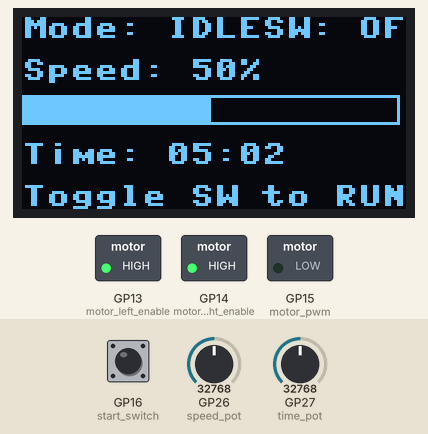
The program below on a simulated Raspberry Pi Pico running MicroPython. Parts: 128×64 one-colour display, switched loads named in the program (green lamp = pin HIGH). The test bench sets the inputs (shaded band); at power-on: GP16 (start_switch) HIGH, GP26 (speed_pot) = 32768, GP27 (time_pot) = 32768 (analog values on the 0–65535 scale).

Above: at 1.2 s.
1.3 s: GP16 (start_switch) pulled LOW for 0.15 s
At 1.75 s:
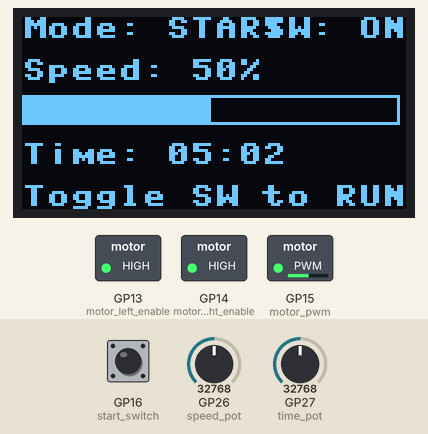
3.4 s: GP16 (start_switch) pulled LOW for 1 s
At 4.1 s:
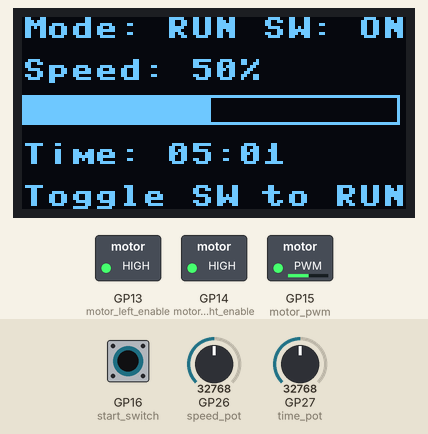
6.1 s: GP26 (speed_pot) set to 45874
At 7.3 s:
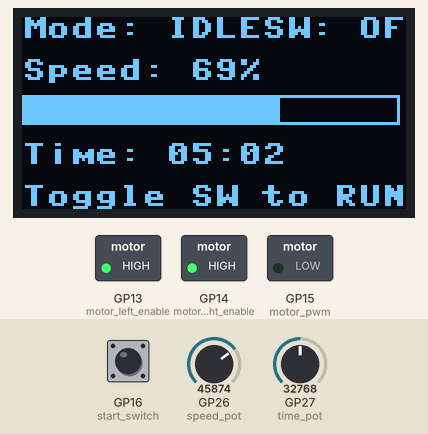
7.6 s: GP16 (start_switch) pulled LOW for 0.15 s
At 7.83 s:
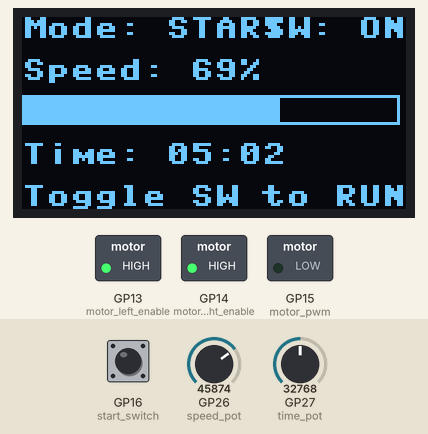
8.3 s: GP16 (start_switch) pulled LOW for 3.2 s
At 11.75 s:
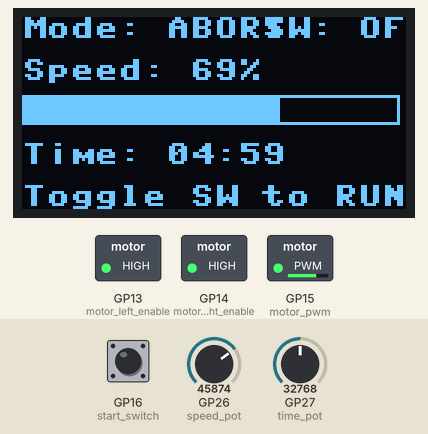
13.4 s: GP27 (time_pot) set to 45874
At 14.2 s:
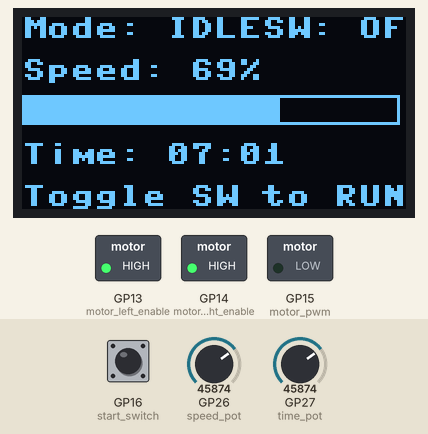
Timing chart, 0 to 15.9 s (numbered marks = the images above; inputs shaded):
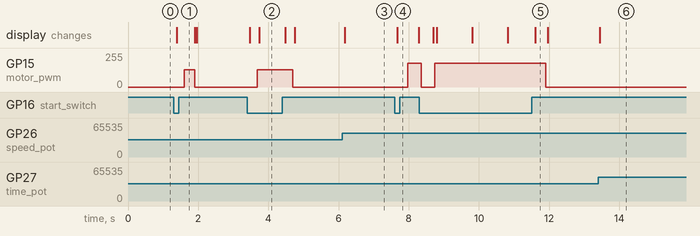

Measured:
- after the input at 1.3 s, GP15 (motor_pwm): 0/255 → 130/255 after 0.30 s, → 0/255 0.30 s later; the display: changes after 0.08 s (image 1)
- after the input at 3.4 s, GP15 (motor_pwm): 0/255 → 130/255 after 0.28 s, → 0/255 1.0 s later; the display: first changes after 0.06 s (image 2 shows a later state)
- after the input at 6.1 s, the display: changes after 0.08 s (image 3)
- after the input at 7.6 s, GP15 (motor_pwm): 0/255 → 180/255 after 0.38 s; the display: changes after 0.08 s (image 4)
- after the input at 8.3 s, the display: first changes after 0.40 s (image 5 shows a later state)
- after the input at 13.4 s, the display: changes after 0.05 s (image 6)

The program:

main.py
```python
"""Some hardware parameters and code implementation were chosen from online documentation,
example projects, and community resources, then tested for this project."""

from machine import Pin, PWM, ADC, I2C  # MicroPython hardware module
import time
import framebuf


# Pin configuration
# BTS7960 driver
MOTOR_PWM_PIN = 15       # GP15 -> RPWM
MOTOR_REN_PIN = 14       # GP14 -> R_EN
MOTOR_LEN_PIN = 13       # GP13 -> L_EN

# User control
START_SWITCH_PIN = 16    # GP16 -> Start/Stop switch
SPEED_POT_PIN = 26       # GP26/ADC0 -> Speed pot
TIME_POT_PIN = 27        # GP27/ADC1 -> Time pot

# SSD1306 display (OLED)
OLED_SDA_PIN = 0         # GP0 -> SDA
OLED_SCL_PIN = 1         # GP1 -> SCL

OLED_WIDTH = 128
OLED_HEIGHT = 64
OLED_ADDRESS = 0x3C


# Centrifuge settings

# PWM settings
PWM_FREQUENCY_HZ = 20_000
ADC_MAX = 65535

# Run time range
MIN_TIME_S = 5           # Min 5 seconds
MAX_TIME_S = 10 * 60     # Max 10 minutes

# PWM output range for motor speed
MIN_DUTY = 1500 # Lowest motor power command to avoid motor buzzing (This seems to be the lowest value to avoid a weird operation)
MAX_DUTY = 65535 # Max PWM possible

# Motor acceleration and deceleration. Ramp values were based on online help.
RAMP_STEP = 800
RAMP_DELAY_MS = 5

# Program states
STATE_IDLE = "IDLE"
STATE_RUN = "RUN"


# Motor PWM output
motor_pwm = PWM(Pin(MOTOR_PWM_PIN))
motor_pwm.freq(PWM_FREQUENCY_HZ)
motor_pwm.duty_u16(0)

# BTS7960 enable pins
motor_right_enable = Pin(MOTOR_REN_PIN, Pin.OUT, value=1)
motor_left_enable = Pin(MOTOR_LEN_PIN, Pin.OUT, value=1)

# Not using the LPWM since the motor spins only one way

# Pots
speed_pot = ADC(Pin(SPEED_POT_PIN))
time_pot = ADC(Pin(TIME_POT_PIN))

# Toggle switch
# 1 = switch OFF
# 0 = switch ON (connected to GND)
start_switch = Pin(START_SWITCH_PIN, Pin.IN, Pin.PULL_UP)

# I2C connection for OLED
i2c = I2C(
    0,
    sda=Pin(OLED_SDA_PIN),
    scl=Pin(OLED_SCL_PIN),
    freq=400_000
)


# Reference:
# https://github.com/micropython/micropython-lib/blob/master/
# micropython/drivers/display/ssd1306/ssd1306.py

# SSD1306 OLED driver


class SSD1306_I2C(framebuf.FrameBuffer):

    def __init__(
        self,
        width,
        height,
        i2c,
        address=OLED_ADDRESS
    ):
        self.width = width
        self.height = height
        self.i2c = i2c
        self.address = address

        self.buffer = bytearray(
            self.width * self.height // 8
        )

        super().__init__(
            self.buffer,
            self.width,
            self.height,
            framebuf.MONO_VLSB
        )

        self.init_display()

    def write_cmd(self, command):
        """Send a command byte to the OLED."""
        self.i2c.writeto(
            self.address,
            b'\x00' + bytearray([command])
        )

    def write_data(self, buffer):
        """Send display to the OLED."""
        self.i2c.writeto(
            self.address,
            b'\x40' + buffer
        )

    def init_display(self):
        """Configure and turn on the SSD1306 display."""

        for command in (
            0xAE,        # Display OFF
            0x20, 0x00,  # Horizontal addressing mode
            0xB0,        # Page 0
            0xC8,        # COM scan direction remapped
            0x00,        # Low column
            0x10,        # High column
            0x40,        # Display start line
            0x81, 0x7F,  # Contrast
            0xA1,        # Segment remap
            0xA6,        # Normal display
            0xA8, 0x3F,  # Multiplex ratio
            0xA4,        # Resume RAM display
            0xD3, 0x00,  # Display offset
            0xD5, 0x80,  # Display clock
            0xD9, 0xF1,  # Pre-charge
            0xDA, 0x12,  # COM pin configuration
            0xDB, 0x40,  # VCOMH level
            0x8D, 0x14,  # Charge pump
            0xAF         # Display ON
        ):
            self.write_cmd(command)

        self.fill(0)
        self.show()

    def show(self):
        """Send the framebuffer contents to the OLED."""

        for page in range(self.height // 8):

            self.write_cmd(0xB0 + page)
            self.write_cmd(0x00)
            self.write_cmd(0x10)

            start = page * self.width
            end = start + self.width

            self.write_data(self.buffer[start:end])


oled = SSD1306_I2C(
    OLED_WIDTH,
    OLED_HEIGHT,
    i2c
)


# Defined functions

def adc_to_duty(adc_value):


    return int(
        MIN_DUTY
        + (
            adc_value
            * (MAX_DUTY - MIN_DUTY)
            // ADC_MAX
        )
    )


def adc_to_time_ms(adc_value):


    seconds = (
        MIN_TIME_S
        + (
            adc_value
            * (MAX_TIME_S - MIN_TIME_S)
            // ADC_MAX
        )
    )

    return seconds * 1000


def ramp_motor(target_duty):


    current_duty = motor_pwm.duty_u16()

    if current_duty == target_duty:
        return

    if target_duty > current_duty:
        step = RAMP_STEP
    else:
        step = -RAMP_STEP

    while (
        (step > 0 and current_duty < target_duty)
        or
        (step < 0 and current_duty > target_duty)
    ):

        current_duty += step

        if step > 0 and current_duty > target_duty:
            current_duty = target_duty

        if step < 0 and current_duty < target_duty:
            current_duty = target_duty

        current_duty = max(
            0,
            min(MAX_DUTY, current_duty)
        )

        motor_pwm.duty_u16(current_duty)

        time.sleep_ms(RAMP_DELAY_MS)


def draw_ui(
    mode,
    time_left_ms,
    switch_on,
    target_speed_percent
):

    oled.fill(0)

    # Current operating mode
    oled.text(
        "Mode: {}".format(mode),
        0,
        0
    )

    oled.text(
        "SW: {}".format(
            "ON" if switch_on else "OFF"
        ),
        80,
        0
    )

    speed_percent = max(
        0,
        min(100, target_speed_percent)
    )

    oled.text(
        "Speed: {}%".format(speed_percent),
        0,
        14
    )

    # Speed bar
    bar_width = int(
        speed_percent
        * (OLED_WIDTH - 4)
        / 100
    )

    oled.rect(
        0,
        26,
        OLED_WIDTH - 2,
        10,
        1
    )

    oled.fill_rect(
        1,
        27,
        bar_width,
        8,
        1
    )

    # To convert remaining ms to MM:SS.
    seconds_left = max(
        0,
        time_left_ms // 1000
    )

    minutes = seconds_left // 60
    seconds = seconds_left % 60

    oled.text(
        "Time: {:02d}:{:02d}".format(
            minutes,
            seconds
        ),
        0,
        42
    )

    oled.text(
        "Toggle SW to RUN",
        0,
        56
    )

    oled.show()


# The main control loop


def main():

    current_state = STATE_IDLE

    previous_switch = start_switch.value()

    run_start_ms = 0
    run_time_ms = 0
    target_duty = 0

    while True:

        # Read user inputs

        speed_adc = speed_pot.read_u16()
        time_adc = time_pot.read_u16()

        switch_value = start_switch.value()

        target_duty = adc_to_duty(speed_adc)
        run_time_ms = adc_to_time_ms(time_adc)

        target_speed_percent = int(
            speed_adc * 100 // ADC_MAX
        )


        # Detect switch


        switch_turned_on = (
            previous_switch == 1
            and switch_value == 0
        )

        switch_turned_off = (
            previous_switch == 0
            and switch_value == 1
        )

        previous_switch = switch_value

        current_time_ms = time.ticks_ms()


        if current_state == STATE_IDLE:

            motor_pwm.duty_u16(0)

            draw_ui(
                STATE_IDLE,
                run_time_ms,
                switch_value == 0,
                target_speed_percent
            )

            if switch_turned_on:

                draw_ui(
                    "START",
                    run_time_ms,
                    True,
                    target_speed_percent
                )


                ramp_motor(target_duty)
                run_start_ms = time.ticks_ms()

                current_state = STATE_RUN


        # RUN

        elif current_state == STATE_RUN:

            elapsed_ms = time.ticks_diff(
                current_time_ms,
                run_start_ms
            )

            time_left_ms = max(
                0,
                run_time_ms - elapsed_ms
            )

            motor_pwm.duty_u16(target_duty)

            draw_ui(
                STATE_RUN,
                time_left_ms,
                switch_value == 0,
                target_speed_percent
            )


            if time_left_ms <= 0:

                draw_ui(
                    "STOP",
                    0,
                    switch_value == 0,
                    target_speed_percent
                )

                ramp_motor(0)

                motor_pwm.duty_u16(0)

                current_state = STATE_IDLE

            elif switch_turned_off:

                draw_ui(
                    "ABORT",
                    time_left_ms,
                    False,
                    target_speed_percent
                )

                ramp_motor(0)

                motor_pwm.duty_u16(0)

                current_state = STATE_IDLE

        time.sleep_ms(30)

# Program start

try:
    main()

except KeyboardInterrupt:
    motor_pwm.duty_u16(0)

except Exception:
    motor_pwm.duty_u16(0)
    raise
```
